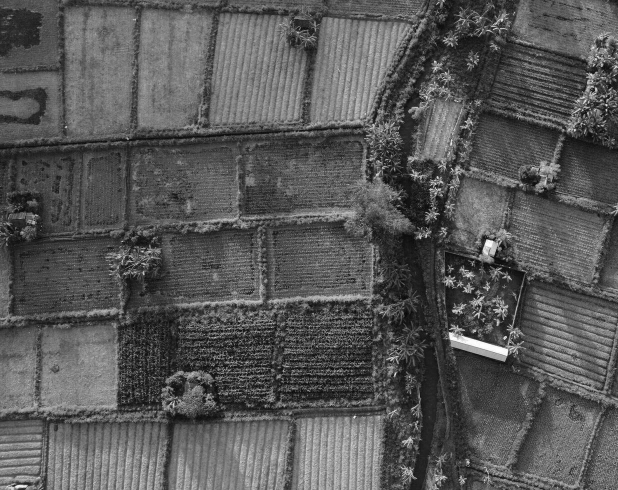
#> input picture dados/mosaic1.jpg, 1236 x 980 px (shown at 1/2 size)
$ jupyter execute --allow-errors '6 - Aplicações da análise de frequência.ipynb'
#> lines starting #> are read from the running program, lines starting #| are printed output that depends on the picture; long printed decimals are rounded
# Aplicações de análise de frequência

## Registro de imagens de drone

É possível criar uma única imagem global a partir de pequenas fotografias obtidas durante o voo de um drone. O código abaixo mostra um exemplo para duas imagens.

[cell 1]
import numpy as np
import matplotlib.pyplot as plt
from PIL import Image
from scipy.fft import fft2, ifft2, fftshift

img1 = np.array(Image.open("../../dados/mosaic1.jpg"))
#> img1 is the input picture: shape (980, 1236); min 0, max 255, mean 87.7
img2 = np.array(Image.open("../../dados/mosaic2.jpg"))
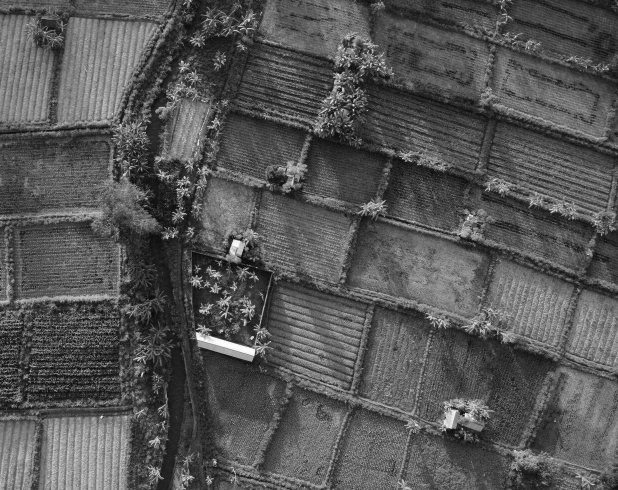
#> input picture dados/mosaic2.jpg, 1236 x 980 px (shown at 1/2 size)
#> img2 is the input picture: shape (980, 1236); min 0, max 255, mean 85.9

fig, axs = plt.subplots(1, 2, figsize=(10, 5))
axs[0].imshow(img1, cmap="gray")
axs[1].imshow(img2, cmap="gray")

[cell 2]
def normalized_cross_correlation(img1, img2):
    """
    Calcula a correlação-cruzada entre duas imagens no domínio da frequência.
    """

    # Transformada de Fourier das duas imagens
    Fimg1 = fft2(img1)
    Fimg2 = fft2(img2)

    # Para calcularmos a correlação-cruzada ao invés da convolução, precisamos calcular a
    # conjugada da segunda imagem no domínio da frequência
    numerator = Fimg1 * np.conj(Fimg2)

    # Denominador: Magnitude do produto (para normalização)
    denominator = np.abs(numerator)

    # Espectro de potência cruzada normalizado
    cps = numerator / (denominator + 1e-12) # 1e-12 para evitar div zero

    # Volta para o domínio espacial via IFFT
    # O resultado deve ser um impulso (pico de Dirac) na posição do deslocamento
    correlation = np.abs(ifft2(cps))

    return correlation

correlation = normalized_cross_correlation(img1, img2)
plt.figure(figsize=(6, 6))
plt.imshow(correlation[:20, 450:550], cmap="gray")
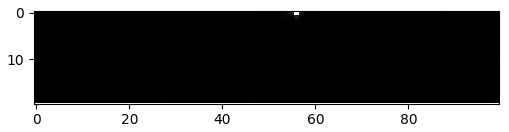
#> figure drawn by matplotlib, 1 panel

[cell 3]
def find_maximum(correlation):
    """
    Encontra o pico de correlação que indica o deslocamento (dy, dx).
    """

    # Encontra o índice do valor máximo (pico)
    dy, dx = np.unravel_index(np.argmax(correlation), correlation.shape)

    # Ajuste para deslocamentos negativos (Wrap-around da FFT)
    # Se o pico está na segunda metade da matriz, o deslocamento é negativo
    h, w = correlation.shape
    if dy > h // 2:
        dy -= h
    if dx > w // 2:
        dx -= w

    return int(dy), int(dx)

dy, dx = find_maximum(correlation)
#> in find_maximum, `dy, dx = np.unravel_index(np.argmax(correlation), correlation.shape)`: dy = 0; dx = 506
#> dy = 0; dx = 506
print(f"Deslocamento estimado: (dy, dx) = ({dy}, {dx})")
#| Deslocamento estimado: (dy, dx) = (0, 506)

[cell 4]
def build_mosaic(img1, img2, dx, dy):
    """
    Calcula o deslocamento e constrói uma imagem que une as duas.
    Assume que img2 está deslocada em relação a img1.
    """

    # Determinar o tamanho da tela final (canvas) para conter as duas imagens
    h, w = img1.shape
    min_y, max_y = min(0, dy), max(h, h + dy)
    min_x, max_x = min(0, dx), max(w, w + dx)

    canvas_h = max_y - min_y
    canvas_w = max_x - min_x

    # Criar canvas vazio
    mosaic = np.zeros((canvas_h, canvas_w), dtype=img1.dtype)

    # Posicionar imagens (ajustando pelo offset mínimo para evitar índices negativos)
    offset_y, offset_x = -min_y, -min_x

    # Imagem 1 na posição (0,0) relativa ao offset
    mosaic[offset_y : offset_y + h, offset_x : offset_x + w] = img1

    # Imagem 2 na posição (dy, dx) relativa ao offset
    # Usamos o máximo para lidar com sobreposição simples
    img2_y, img2_x = offset_y + dy, offset_x + dx
    mosaic[img2_y : img2_y + h, img2_x : img2_x + w] = np.maximum(
        mosaic[img2_y : img2_y + h, img2_x : img2_x + w], img2
    )

    return mosaic

mosaic_result = build_mosaic(img1, img2, dx, dy)
#> in build_mosaic, `min_y, max_y = min(0, dy), max(h, h + dy)`: min_y = 0; max_y = 980
#> in build_mosaic, `min_x, max_x = min(0, dx), max(w, w + dx)`: min_x = 0; max_x = 1742
#> in build_mosaic, `canvas_h = max_y - min_y`: canvas_h = 980
#> in build_mosaic, `canvas_w = max_x - min_x`: canvas_w = 1742
#> in build_mosaic, `offset_y, offset_x = -min_y, -min_x`: offset_y = 0
#> in build_mosaic, `mosaic[offset_y : offset_y + h, offset_x : offset_x + w] = img1`:
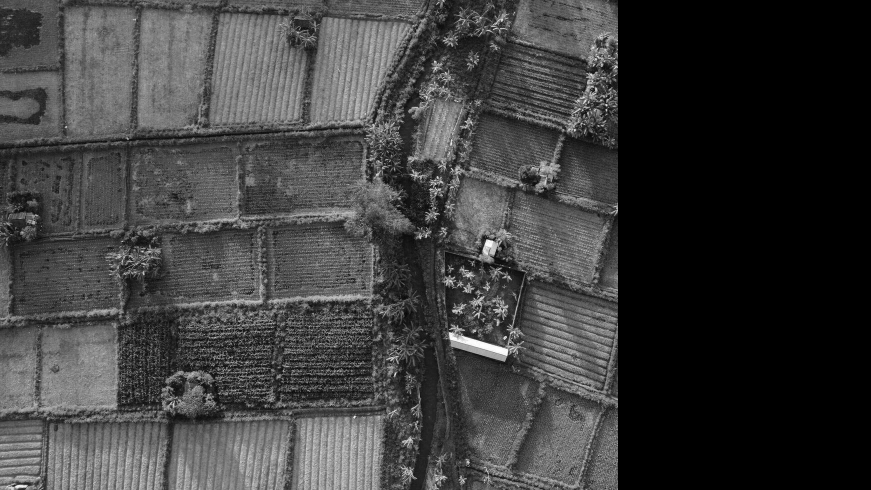
#> mosaic: shape (980, 1742) (shown at 1/2 size); min 0, max 255, mean 62.2
#> in build_mosaic, `img2_y, img2_x = offset_y + dy, offset_x + dx`: img2_x = 506
#> in build_mosaic, `mosaic[img2_y : img2_y + h, img2_x : img2_x + w] = np.maximum( mosaic[..`:
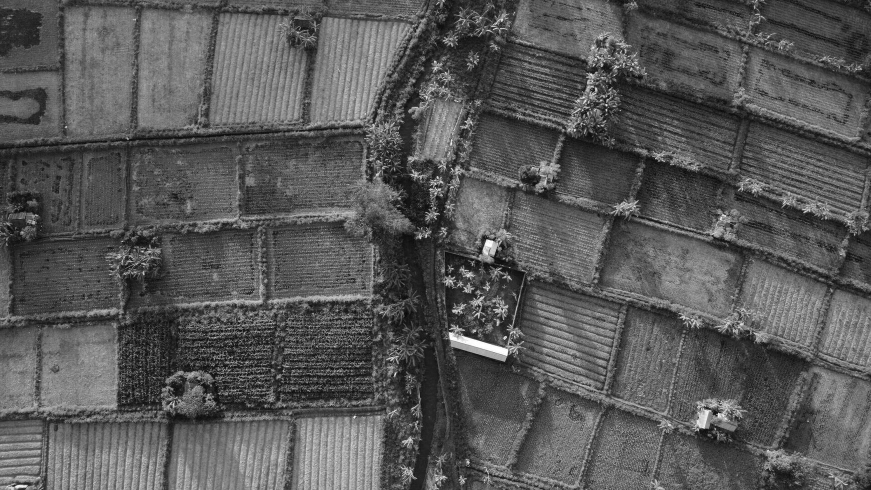
#> mosaic: shape (980, 1742) (shown at 1/2 size); min 0, max 255, mean 88.2

plt.figure(figsize=(10, 6))
plt.imshow(mosaic_result, "gray")

## Marca d'água em imagens

Vamos ler uma imagem que possui uma marca d'água no espectro, que é invisível a olho nu.

[cell 5]
import numpy as np
from scipy.fft import fft2, fftshift
import matplotlib.pyplot as plt
from PIL import Image

img = np.array(Image.open("../../dados/foto_artificial.png"))
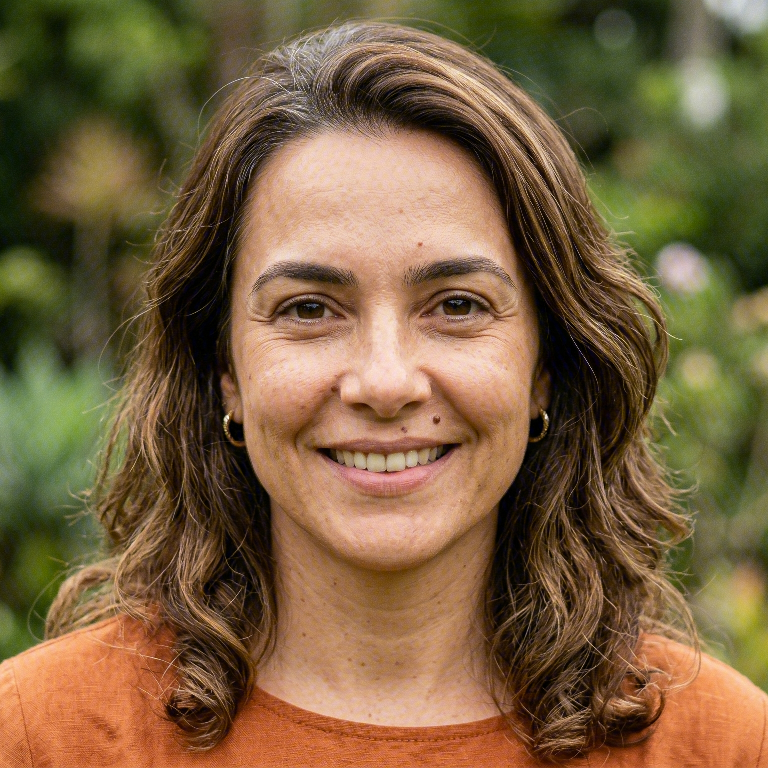
#> input picture dados/foto_artificial.png, 768 x 768 px
#> img is the input picture: shape (768, 768, 3); mean R, G, B 121.6, 97.1, 64.1
plt.imshow(img)

[cell 6]
blue = img[:, :, 2]
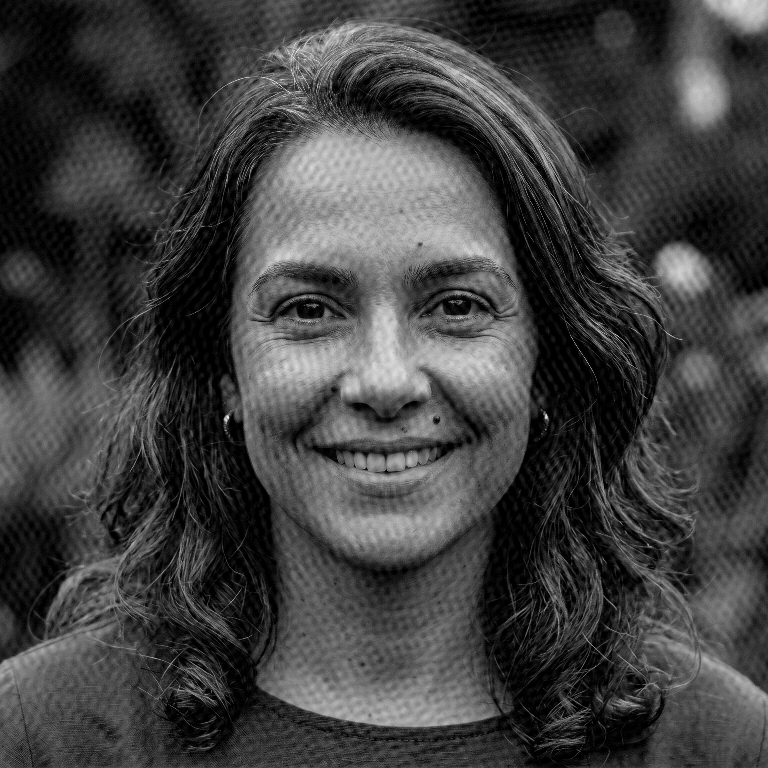
#> blue: shape (768, 768); min 0, max 238, mean 64.1

# Calcula o espectro
fft_blue = fftshift(fft2(blue))
magnitude = np.abs(fft_blue)

plt.figure(figsize=(6, 6))
plt.imshow(np.log(magnitude), cmap="gray")
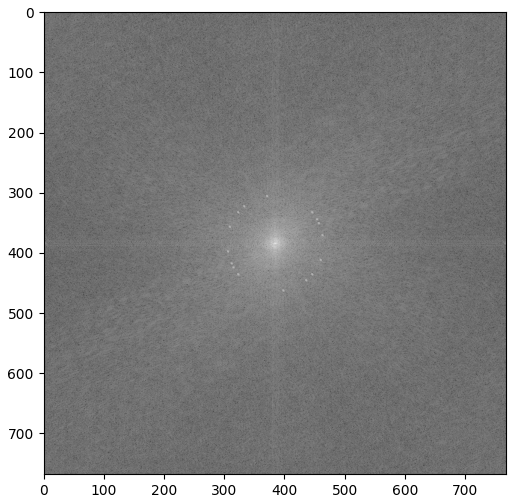
#> figure drawn by matplotlib, 1 panel

A imagem possui pequenos picos de frequência em um raio específico do espectro. Esses picos podem ser usados para representar, por exemplo, um número binário contendo um código.

[cell 7]
def extract_watermark(img, radius, n=360, window_size=3):
    """
    Extrai as amplitudes do espectro ao longo de um círculo de raio R.

    Parâmetros:
    - img: Array 2D contendo a imagem com a marca d'água.
    - radius: O raio R onde a marca foi escondida.
    - n: Resolução angular (360 = 1 amostra por grau).
    - window_size: Tamanho da janela de busca para tolerar arredondamentos de pixel.

    Retorna:
    - angulos: Array com os ângulos avaliados.
    - assinatura: Array 1D com a intensidade máxima encontrada em cada ângulo.
    """
    # Calcula a magnitude do espectro
    F = fftshift(fft2(img))
    mag = np.abs(F)

    h, w = mag.shape
    cy, cx = h // 2, w // 2
    offset = window_size // 2

    angles = np.linspace(0, 180, n, endpoint=False)
    watermark = np.zeros(n)

    # Varredura Circular
    for i, angle in enumerate(angles):
        theta = np.deg2rad(angle)

        # Calcula a coordenada x e y
        x = int(cx + radius * np.cos(theta))
        y = int(cy - radius * np.sin(theta))

        # Garante que não vamos acessar fora da matriz
        if (offset <= x < w - offset) and (offset <= y < h - offset):
            region = mag[y-offset : y+offset+1, x-offset : x+offset+1]
            watermark[i] = np.max(region)

    return angles, watermark

# Raio no qual a marca d'água foi escondida
radius = 80

angles, watermark = extract_watermark(blue, radius)
#> after the loop in extract_watermark, `for i, angle in enumerate(angles):`: watermark = 360 values, max 410015.3 at index 77, min 22989.5 at index 247, mean 100979
#> angles = 360 values from 0 to 179.5

plt.plot(angles, watermark)
plt.xlabel('Ângulo (graus)')
plt.ylabel('Intensidade')
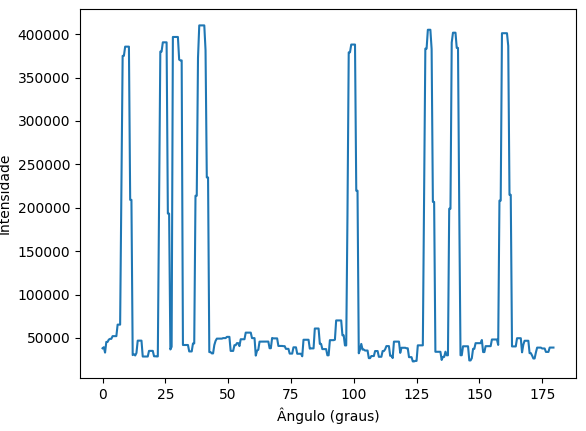
#> figure drawn by matplotlib, 1 panel; curve peaks at x = 38.5, y = 410015.3

## Compressão de imagens

O formato jpeg utiliza a DFT para comprimir imagens. Veremos um exemplo simplificado de compressão.

[cell 8]
import numpy as np
from PIL import Image
import matplotlib.pyplot as plt
from scipy.fft import dctn, idctn

def dct(imagem):
    """
    Calcula a Transformada Discreta de Cosseno (DCT) 2D global.
    O parâmetro norm='ortho' garante a preservação de energia (Parseval),
    fundamental para que a reconstrução não altere o brilho da imagem.
    """

    return dctn(imagem.astype(float), norm='ortho')

def filter_dct(dct_matrix, percentile):
    """
    Aplica um limiar global baseado em percentil de energia.
    Se percentile = 95, os 95% menores coeficientes (em módulo) viram zero.
    """
    # Fazemos uma cópia para não alterar a matriz original por referência
    dct_filtered = np.copy(dct_matrix)

    # Calcula o limiar de corte baseado no valor absoluto dos coeficientes
    limiar = np.percentile(np.abs(dct_filtered), percentile)

    # Zera tudo que for estritamente menor que o limiar
    dct_filtered[np.abs(dct_filtered) < limiar] = 0

    return dct_filtered

def reconstruct_image(dct_filtered):
    """
    Calcula a Transformada Discreta de Cosseno Inversa (IDCT) para reconstruir a imagem.
    """
    img_rec = idctn(dct_filtered, norm='ortho')

    # Garante que os valores voltem para o range válido de imagem (0-255)
    return np.clip(img_rec, 0, 255).astype(np.uint8)

[cell 9]
img = np.array(Image.open("../../dados/foto_artificial.png").convert("L"))
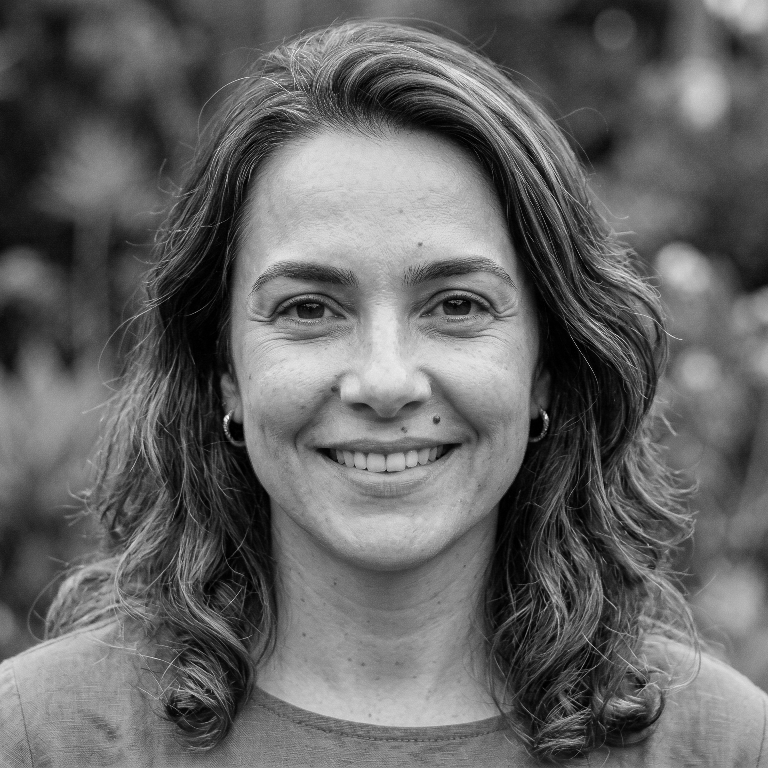
#> img: shape (768, 768); min 0, max 249, mean 100.6

# Transforma para a Frequência
Fimg = dct(img)

# Define a agressividade da compressão
# Vamos jogar fora 95% dos dados!
percentile = 95.0
Fimg_fil = filter_dct(Fimg, percentile)
#> in filter_dct, `limiar = np.percentile(np.abs(dct_filtered), percentile)`: limiar = 28.27

# Reconstrução
img_rec = reconstruct_image(Fimg_fil)
#> in reconstruct_image, `img_rec = idctn(dct_filtered, norm='ortho')`:
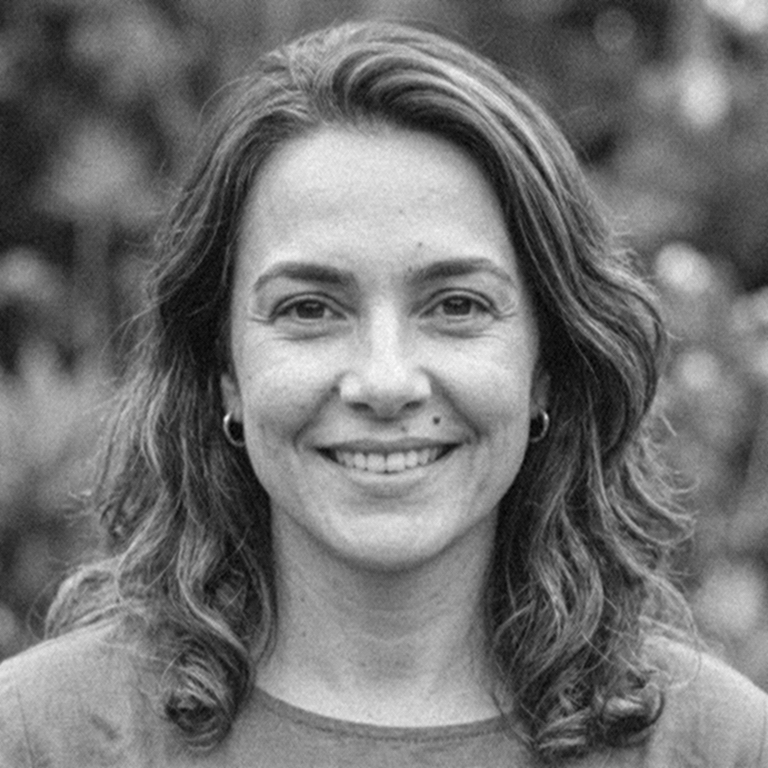
#> img_rec: shape (768, 768) float64; min -16.75, max 242.6, mean 100.6; drawn with min black and max white

fig, axes = plt.subplots(2, 2, figsize=(8, 8))

axes[0, 0].imshow(img, cmap='gray')
axes[0, 0].set_title('Imagem Original')

axes[0, 1].imshow(np.log(1 + np.abs(Fimg)), cmap='magma')
axes[0, 1].set_title('DCT da imagem')

axes[1, 0].imshow(np.log(1 + np.abs(Fimg_fil)), cmap='magma')
axes[1, 0].set_title('DCT Filtrada')

axes[1, 1].imshow(img_rec, cmap='gray')
#> (the rest of this cell did not finish here and is left out)

Com apenas 5% dos coeficientes de frequência, a imagem pode ser reconstruída com boa qualidade. Podemos então salvar os coeficientes DCT em um formato compacto para reduzir a quantidade de dados.

[cell 10]
def coo_format(Fimg_fil):
    """
    Formato Coordinate List (COO) é uma forma eficiente de armazenar matrizes esparsas. Armazenamos
    Apenas as posições (linhas e colunas) e os valores dos coeficientes que não são zero na matriz.
    """
    # Converte valores para float32 (Metade do peso do float64)
    dct_32 = Fimg_fil.astype(np.float32)

    # Encontra as posições (linhas e colunas) onde o valor NÃO é zero
    rows, cols = np.nonzero(dct_32)

    # Extrai os valores exatos nessas posições
    values = dct_32[rows, cols]

    # Imagens raramente passam de 65.535 pixels de lado.
    # Usar uint16 gasta apenas 2 bytes por coordenada em vez de 8 bytes (int64)
    rows = rows.astype(np.uint16)
    cols = cols.astype(np.uint16)

    # Salva as dimensões originais da imagem para a reconstrução
    h, w = dct_32.shape
    shape_info = np.array([h, w], dtype=np.uint16)

    return shape_info, rows, cols, values

shape, rows, cols, values = coo_format(Fimg_fil)
#> shape = [768, 768]

[cell 11]
# Custo para armazenar a imagem original:
# Cada pixel é uint8 (1 byte), e a imagem tem tamanho h x w
h, w = img.shape
#> h = 768; w = 768
img_size = h * w / 2**10  # Convertendo para KB
#> img_size = 576
print(f"Custo para armazenar a imagem original: {img_size} KB")
#| Custo para armazenar a imagem original: 576.0 KB

# Custo para armazenar a imagem comprimida usando COO:
# Cada valor é float32 (4 bytes), cada linha e coluna é uint16 (2 bytes)
# Total = 4 bytes (valor) + 2 bytes (linha) + 2 bytes (coluna) = 8 bytes por coeficiente não-zero
coo_cost = len(rows) * (4 + 2 + 2) + 4  # +4 bytes para armazenar as dimensões (altura, largura)
#> coo_cost = 235940
coo_cost = coo_cost / 2**10  # Convertendo para KB
#> coo_cost = 230.4
print(f"Custo total para armazenar a imagem comprimida usando COO: {coo_cost} KB")
#| Custo total para armazenar a imagem comprimida usando COO: 230.410 KB
